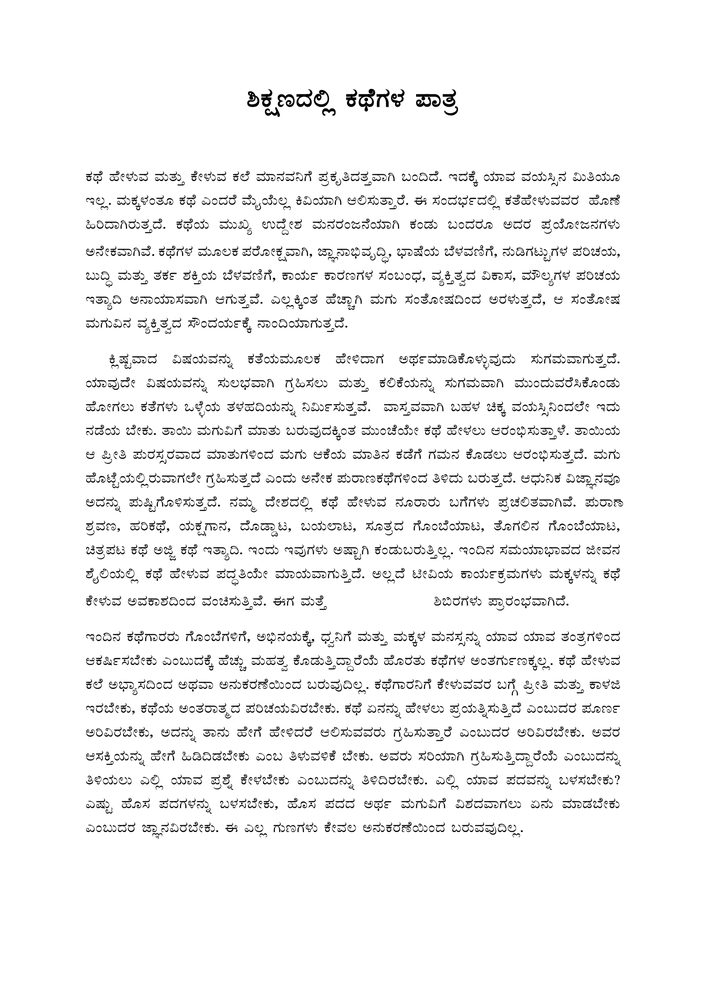
#> input picture FINAL_VERSION/TextSamples/leela (21).png, 706 x 999 px, shrunk from 1654 x 2339 before the run
$ python word_segment.py
#> lines starting #> are read from the running program, lines starting #| are printed output that depends on the picture; after the words box and inside, x2 and y2 are one past the last pixel; in counts of white or black regions, pixels touching at a corner belong together
### FINAL_VERSION/imgProc_util.py
import numpy as np
import cv2 as cv
import sys
pwd = sys.path[0]

# [5 lines left out: function selfCrop, not called in this run]

def getBase(imgCrop):
	retval,imgCrop_BW = cv.threshold(imgCrop,128,255,cv.THRESH_BINARY)
	img_HorzEdge = np.uint8(cv.Sobel(imgCrop_BW,cv.CV_64F,0,1,ksize=3))
	hpp = np.sum(img_HorzEdge,1)/255;
	Hhalf = int(hpp.shape[0]/2)
	base = Hhalf + np.argmax(hpp[Hhalf:])
	return base

# [34 lines left out: function splitChar, not called in this run]

### FINAL_VERSION/word_segment.py
## Python code for segmentation of Kannada words from a paragraph
## After excecuting this code, open the WordSegmentResult folder
## and make sure that each image contains one (and only ONE) whole Kannada word,
## or a punctation mark. The words should also not be split between several images.
## If the result is not proper then modify the parameters below according to the instructions given

## This is the filename of the image you want to apply OCR on
filename = 'TextSamples/leela (21).png';

## This value should be less than the minimum vertical spacing between two lines of text (in pixels)
## but greater than the maximum vertical spacing between the characters and vattaksharas (subscripts)
## Increase this value if vattaksharas (subscripts) are saved as separate images
## Decrease this value if the words are not in order or words in two different lines appear in a single image
ysize = 5;

## This value should be less than the minimum horizontal spacing between two words
## but greater than the maximum horizontal spacing between two letters in a single words
## Increase this value if a single word gets split between multiple images
## Decrease this value if two or more words appear in a single image
xsize = 13;

## This is the threshold value. For most images it is safe to keep this at 128
## (Lesser than 128 will cause errors)
thresh = 150;

## Do NOT modify any of this
import numpy as np
import cv2 as cv
import sys
pwd = sys.path[0]
import os
import shutil
import imgProc_util

dirname = 'WordSegmentResult';
if(os.path.exists("%s/%s"%(pwd,dirname))):
	shutil.rmtree("%s/%s"%(pwd,dirname))
os.mkdir("%s/%s"%(pwd,dirname));

A = cv.imread("%s/%s"%(pwd,filename),cv.IMREAD_GRAYSCALE);
#> A is the input picture: shape (999, 706); min 0, max 255, mean 243
B = cv.threshold(A,thresh,255,cv.THRESH_BINARY_INV)[1];
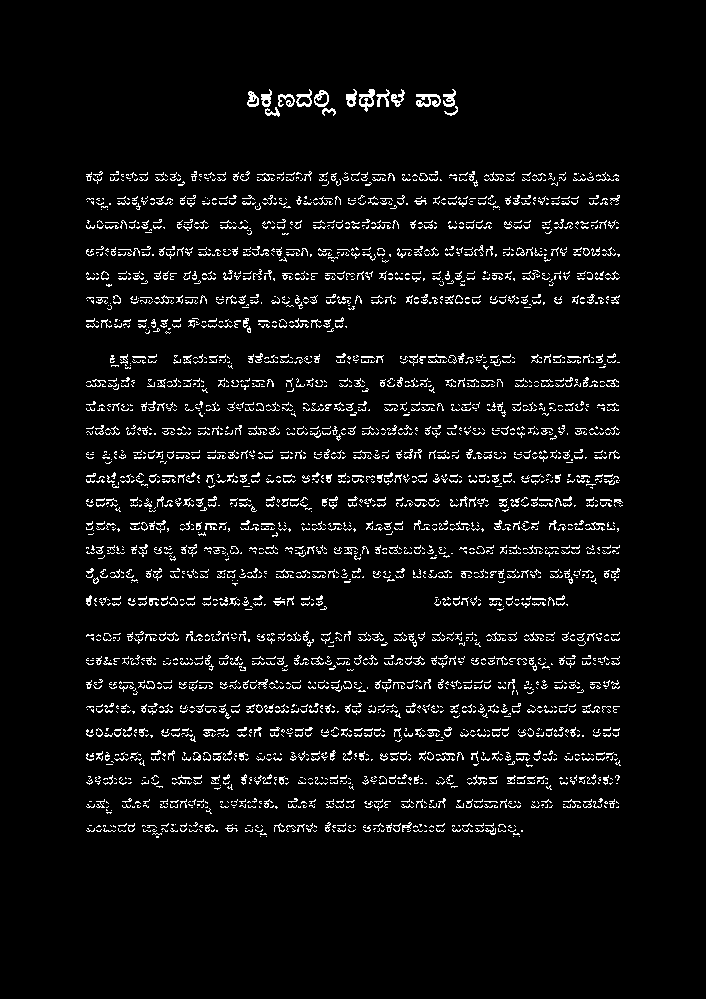
#> B: shape (999, 706); 5.2% white in thin lines or dots, all inside (x1, y1, x2, y2) = (86, 89, 623, 838)
X = np.ones((ysize,np.shape(B)[1]));
C = cv.morphologyEx(B,cv.MORPH_CLOSE,X)
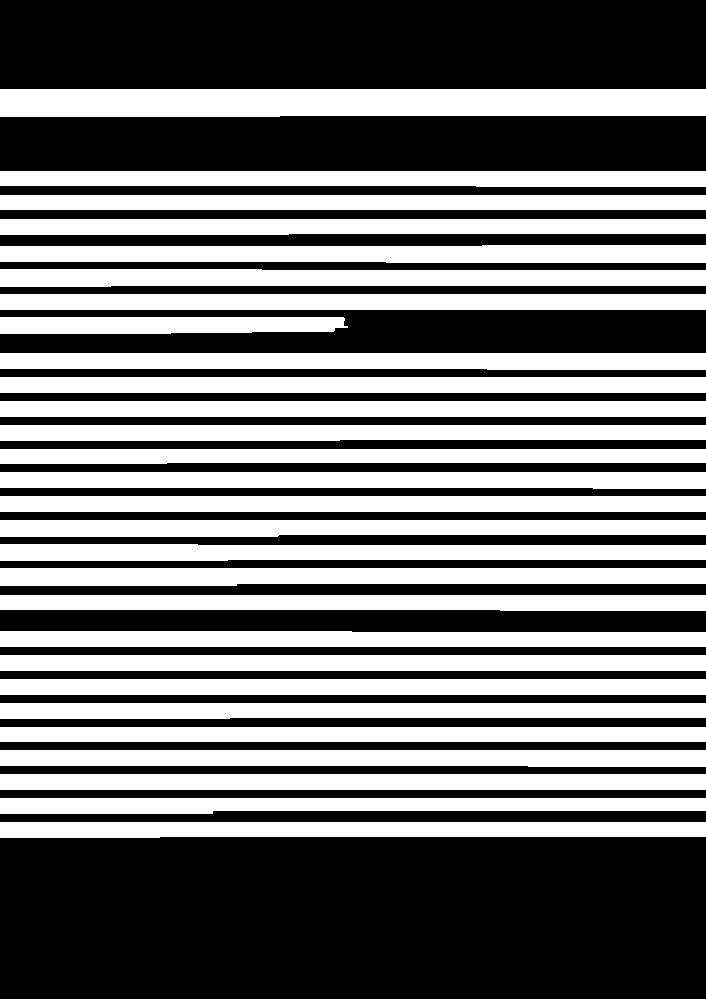
#> C: shape (999, 706); 44.3% white; 28 white regions, largest, box (x1, y1, x2, y2) and area: (0, 89, 706, 117) 19342, (0, 245, 706, 263) 11840, (0, 568, 706, 586) 11770
N,D = cv.connectedComponents(C)
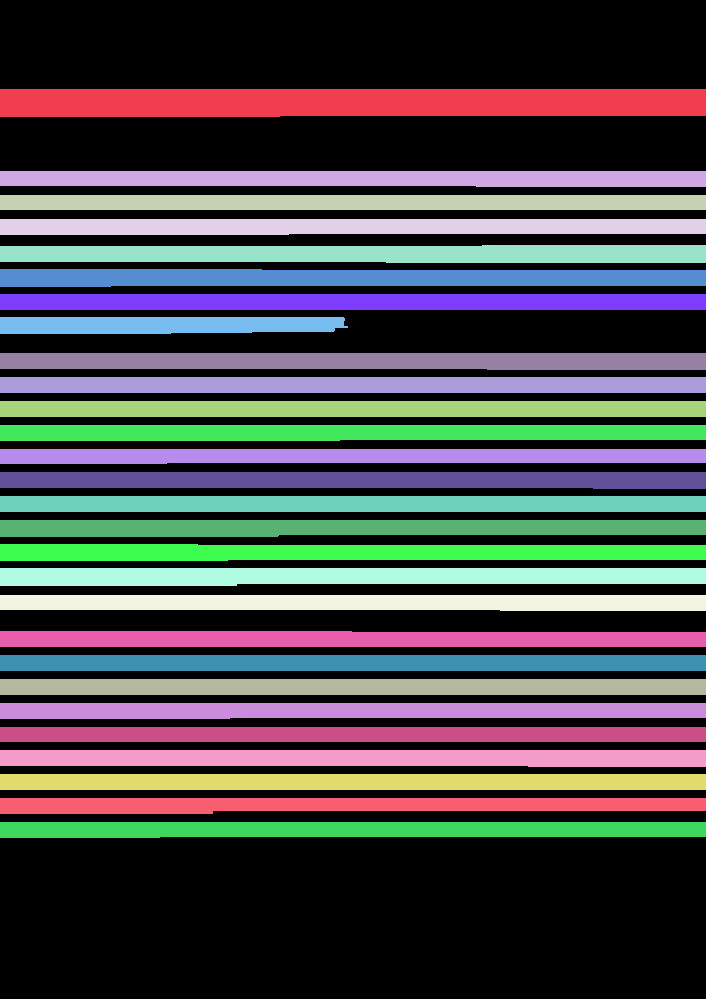
#> D: shape (999, 706) int32; 29 distinct labels, from 0 to 28; one colour per label, 0 black
#> N = 29
k = 0;
for i in range(1,N):
  (H,W) = np.where(D == i);
  F = B[min(H):max(H)+1,:];
  ARef = A[min(H):max(H)+1,:];
  base = imgProc_util.getBase(ARef)
  X2 = np.ones((ysize,xsize));
  C2 = cv.morphologyEx(F,cv.MORPH_DILATE,X2)
  C2 = cv.rotate(C2,cv.ROTATE_90_CLOCKWISE);
  N2,D2 = cv.connectedComponentsWithAlgorithm(C2,8,cv.CV_16U,ccltype=cv.CCL_WU);
  D2 = cv.rotate(D2,cv.ROTATE_90_COUNTERCLOCKWISE);
  for j in range(1,N2):
    (H2,W2) = np.where(D2 == j);
    F2 = F[:,min(W2):max(W2)+1];
    ARef2 = ARef[:,min(W2):max(W2)+1];
    (H2,W2) = np.where(F2 != 0);
    final = ARef2[:,min(W2):max(W2)+1];
    filepath = "%s/%s/w%03d_%03d.png"%(pwd,dirname,k,base);
    k = k + 1;
    cv.imwrite(filepath,final);
#> this loop made 28 passes
#> (base, N2) on passes 1 to 12: (17, 2), (9, 2), (9, 2), (9, 2), (10, 2), (10, 2), (9, 2), (10, 2), (10, 7), (10, 2), (10, 3), (9, 2)
#> pass 1, `F = B[min(H):max(H)+1,:];`:
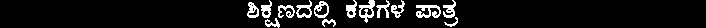
#> F: shape (28, 706); 7.8% white in thin lines or dots, all inside (x1, y1, x2, y2) = (247, 0, 458, 28)
#> pass 1, `ARef = A[min(H):max(H)+1,:];`:
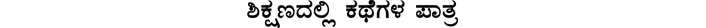
#> ARef: shape (28, 706); min 0, max 255, mean 236.7
#> pass 1, in getBase, `retval,imgCrop_BW = cv.threshold(imgCrop,128,255,cv.THRESH_BINARY)`:
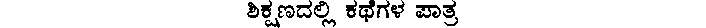
#> imgCrop_BW: shape (28, 706); 92.7% white; black in thin lines or dots, all inside (x1, y1, x2, y2) = (247, 0, 458, 28)
#> pass 1, in getBase, `img_HorzEdge = np.uint8(cv.Sobel(imgCrop_BW,cv.CV_64F,0,1,ksize=3))`:
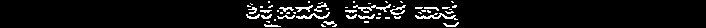
#> img_HorzEdge: shape (28, 706); min 0, max 255, mean 15.1
#> after the loop, k = 35

print("Segmentation done. Check the WordSegmentResult folder for proper result, then excecute \"paragraph.py\"");

$ run again, with FINAL_VERSION/TextSamples/leela (1).png copied over FINAL_VERSION/TextSamples/leela (21).png
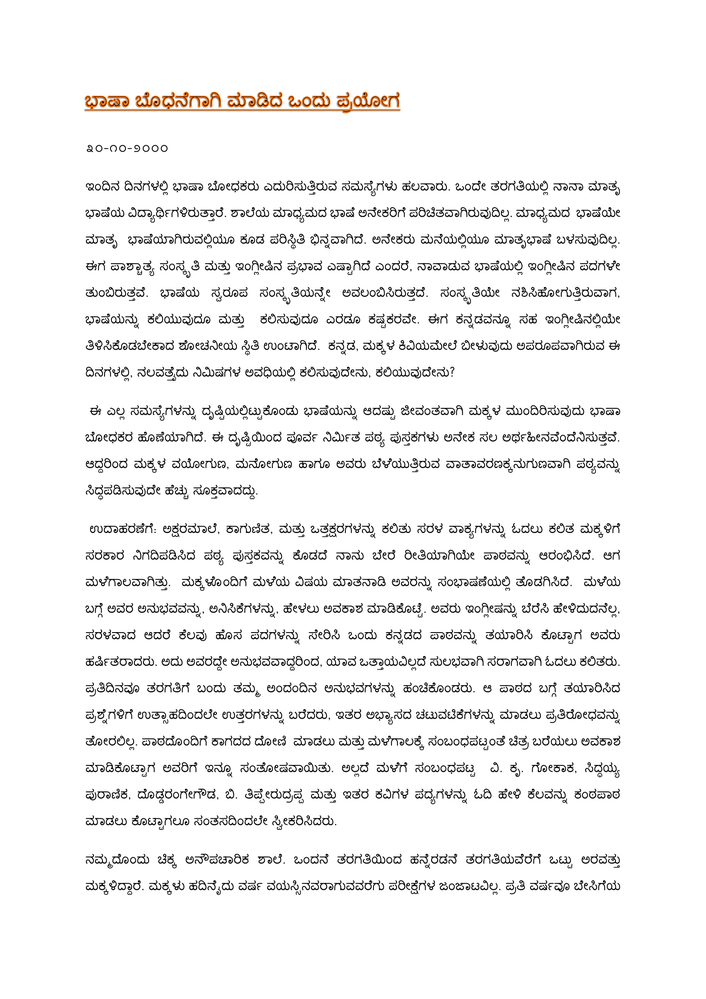
#> input picture FINAL_VERSION/TextSamples/leela (1).png, 706 x 999 px, shrunk from 1654 x 2339 before the run
#> B: shape (999, 706); 6.5% white in thin lines or dots, all inside (x1, y1, x2, y2) = (85, 92, 620, 895)
#> C: shape (999, 706); 39.3% white; 28 white regions, largest, box (x1, y1, x2, y2) and area: (0, 92, 706, 113) 14114, (0, 287, 706, 304) 12002, (0, 207, 706, 223) 11296
#> `N,D = cv.connectedComponents(C)`:
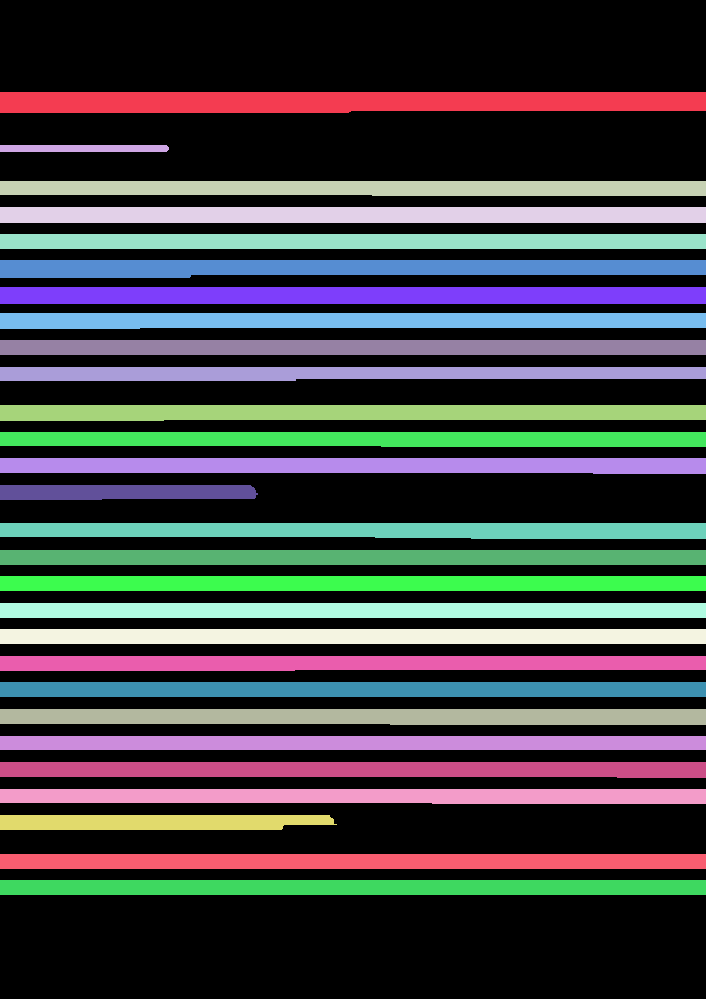
#> D: shape (999, 706) int32; 29 distinct labels, from 0 to 28; one colour per label, 0 black
#> N = 29
#> the loop `for i in range(1,N):` made 28 passes
#> (base, N2) on passes 1, 3, 4, 5, 6, 7, 8, 9: (14, 2), (9, 2), (9, 2), (9, 2), (9, 2), (9, 5), (10, 3), (9, 2)
#> pass 1, `cv.imwrite(filepath,final);`:
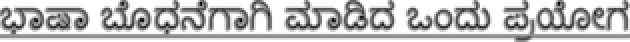
#> saved as w000_014.png: shape (21, 315) (shown 2 times larger); min 0, max 255, mean 192.2
#> after the loop `for i in range(1,N):`: k = 33

$ run again, with FINAL_VERSION/TextSamples/leela (11).png copied over FINAL_VERSION/TextSamples/leela (21).png
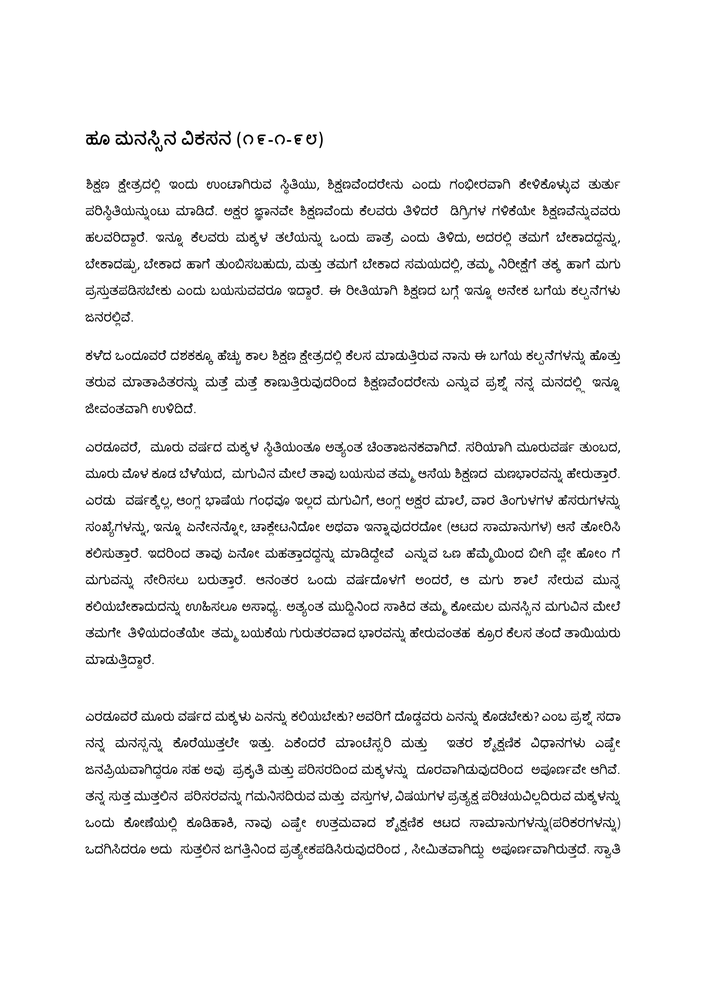
#> input picture FINAL_VERSION/TextSamples/leela (11).png, 706 x 999 px, shrunk from 1654 x 2339 before the run
#> A is the input picture: shape (999, 706); min 0, max 255, mean 243
#> B: shape (999, 706); 5.5% white in thin lines or dots, all inside (x1, y1, x2, y2) = (85, 130, 620, 859)
#> C: shape (999, 706); 32.9% white; 25 white regions, largest, box (x1, y1, x2, y2) and area: (0, 790, 706, 806) 11296, (0, 601, 706, 617) 10896, (0, 377, 706, 393) 10714
#> `N,D = cv.connectedComponents(C)`:
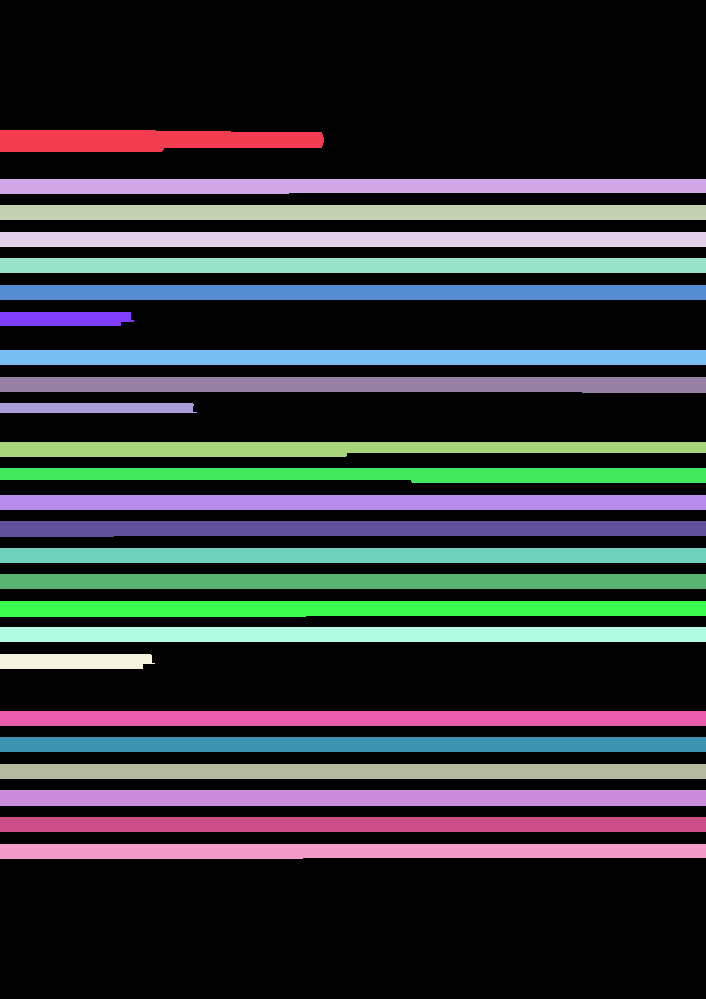
#> D: shape (999, 706) int32; 26 distinct labels, from 0 to 25; one colour per label, 0 black
#> N = 26
#> the loop `for i in range(1,N):` made 25 passes
#> (base, N2) on passes 1 to 8: (14, 2), (9, 2), (9, 3), (9, 2), (10, 2), (9, 2), (9, 2), (9, 2)
#> pass 1, `cv.imwrite(filepath,final);`:
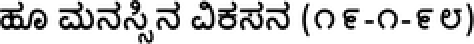
#> saved as w000_014.png: shape (22, 237) (shown 2 times larger); min 0, max 255, mean 206.8
#> after the loop `for i in range(1,N):`: k = 27
